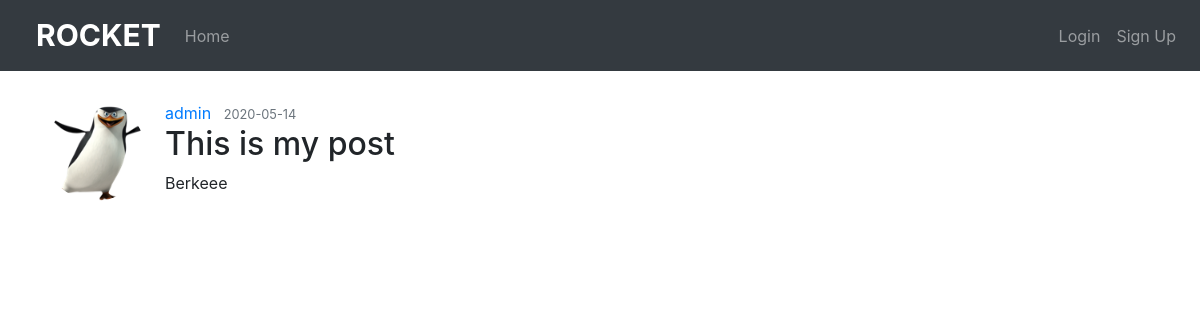
The page /post/2 on the database as committed earlier.
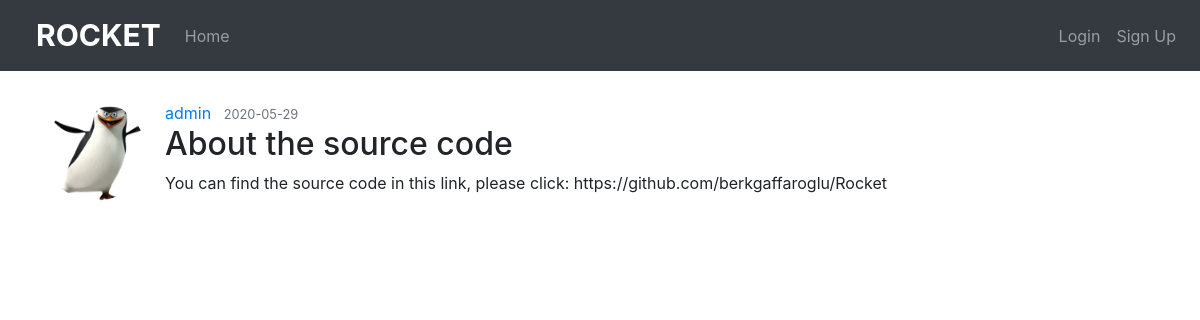
The same page on the database as committed later.
### Rocket/models.py (models this page shows, shortened)
class Post(db.Model):
    id = db.Column(db.Integer, primary_key=True)
    title = db.Column(db.String(100), nullable=False)
    date_post = db.Column(db.DateTime, nullable=False, default=datetime.utcnow)
    content = db.Column(db.Text, nullable=False)
    user_id = db.Column(db.Integer, db.ForeignKey('user.id'), nullable=False)

### Rocket/routes.py (the view)
@app.route('/post/<int:post_id>', methods=['GET','POST'])
def post(post_id):
    post = Post.query.get_or_404(post_id)
    return render_template('post.html', title=f" Post #{post.id}" ,post=post)

### Rocket/templates/post.html (shortened to what this page needs)
{% extends "base.html" %}
{% block content %}
  <article class="media content-section">
    <img class="rounded-circle article-img" style="width: 100px; height: 100px; margin-right: 20px;" src="{{ url_for('static', filename='profile_pics/' + post.author.image_file) }}">
    <div class="media-body">
      <div class="article-metadata">
        <a class="mr-2" href="{{url_for('user_posts', username=post.author.username)}}">{{ post.author.username }}</a>
        <small class="text-muted">{{ post.date_post.strftime('%Y-%m-%d') }}</small>
      </div>
      <h2 class="article-title">{{ post.title }}</h2>
      <p class="article-content">{{ post.content }}</p>
    </div>
  </article>
{% endblock content %}

Rows that differ between the two databases and show on the page:
changed Post: date_post "2020-05-14" → "2020-05-29"; title "This is my post" → "About the source code"; content "Berkeee" → "You can find the source code in this link, please click: https://github.com/berkgaffaroglu/Rocket"
